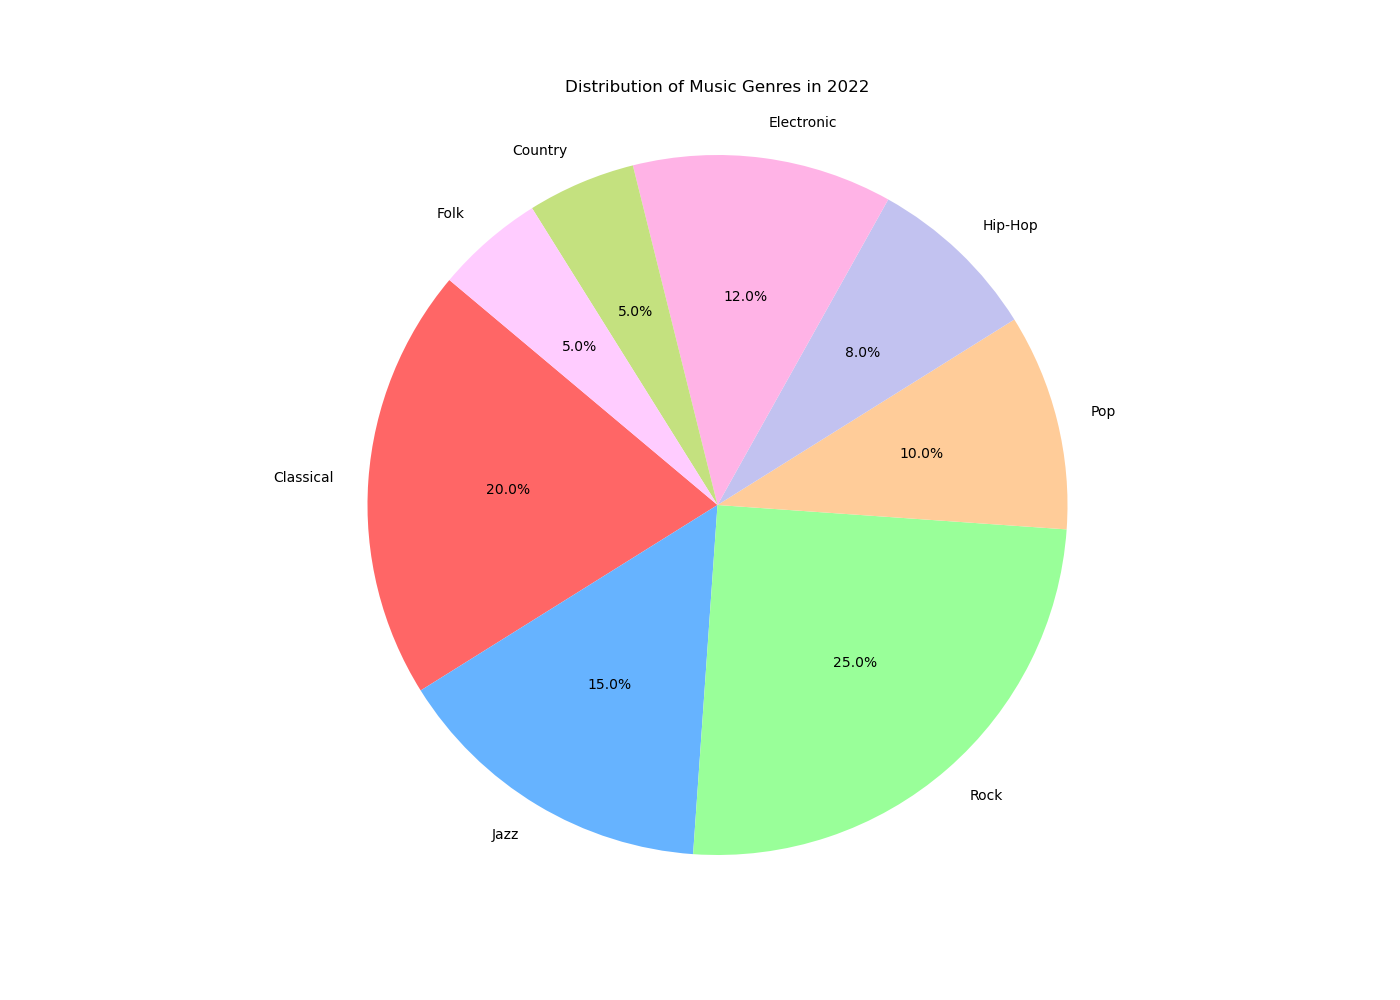

Python code for this plot:

import matplotlib.pyplot as plt

# Data
genres = ['Classical', 'Jazz', 'Rock', 'Pop', 'Hip-Hop', 'Electronic', 'Country', 'Folk']
percentages = [20, 15, 25, 10, 8, 12, 5, 5]
colors = ['#ff6666', '#66b3ff', '#99ff99', '#ffcc99', '#c2c2f0', '#ffb3e6', '#c4e17f', '#ffccff']

# Plotting the pie chart
fig, ax = plt.subplots(figsize=(14, 10))
ax.pie(percentages, labels=genres, autopct='%1.1f%%', startangle=140, colors=colors)
ax.axis('equal')  # Equal aspect ratio ensures that pie is drawn as a circle.

# Setting the title
plt.title("Distribution of Music Genres in 2022", pad=20)

# Display the chart
plt.show()
